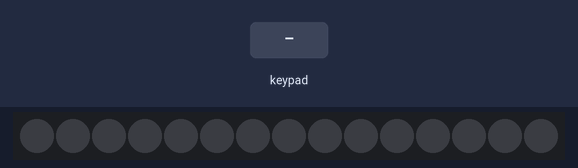
The sketch below on a simulated Arduino Uno, built with avr-gcc and run on an emulated ATmega328P. Shown: 15 RGB LEDs in strip order, left to right. The test bench sets the inputs (shaded band). What the sketch prints to the serial monitor is not drawn.

Above: at 1.2 s.
1.3 s: keypad keys 1 2 3 4 pressed 0.4 s apart
At 4.82 s:
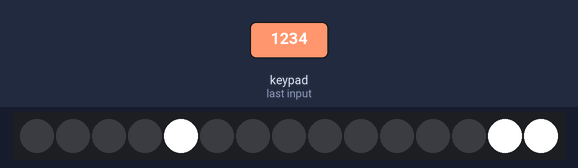
5.9 s: key '0' pressed
At 6.58 s:
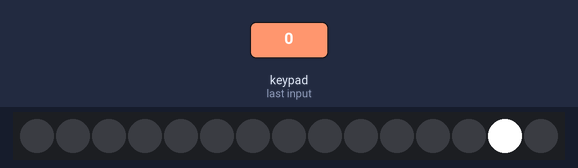
8.2 s: key '5' pressed
At 8.88 s:
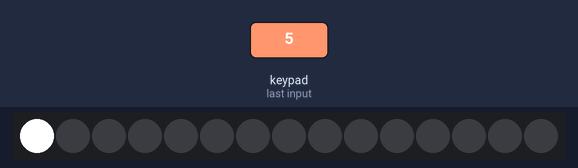
10.5 s: keypad keys 1 2 3 4 A pressed 0.4 s apart
At 14.97 s:
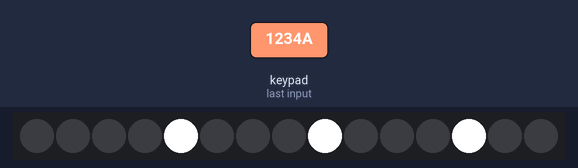
Timing chart, 0 to 16.5 s (numbered marks = the images above; inputs shaded):
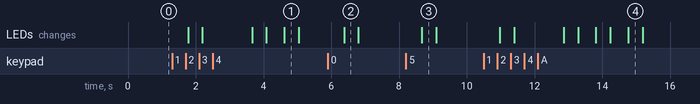

Measured:
- after the input at 1.3 s, the LEDs: first change after 0.47 s (image 1 shows a later state)
- after the input at 5.9 s, the LEDs: change after 0.48 s (image 2)
- after the input at 8.2 s, the LEDs: change after 0.47 s (image 3)
- after the input at 10.5 s, the LEDs: first change after 0.47 s (image 4 shows a later state)
- what the display in image 1 shows lasts 0.4 s, from 4.6 s to 5.0 s

The sketch:

NUI_018_metal_inlay4.ino
```cpp
#include <Adafruit_MPR121.h>
#include <Wire.h>
#include "Adafruit_MPR121.h"

#include <Adafruit_NeoPixel.h>
#ifdef __AVR__
#include <avr/power.h>
#endif

#define PIN 7
#define NUM_LEDS 15
#define BRIGHTNESS 255

#define lightNum 3

byte neopix_gamma[] = {
  0,  0,  0,  0,  0,  0,  0,  0,  0,  0,  0,  0,  0,  0,  0,  0,
  0,  0,  0,  0,  0,  0,  0,  0,  0,  0,  0,  0,  1,  1,  1,  1,
  1,  1,  1,  1,  1,  1,  1,  1,  1,  2,  2,  2,  2,  2,  2,  2,
  2,  3,  3,  3,  3,  3,  3,  3,  4,  4,  4,  4,  4,  5,  5,  5,
  5,  6,  6,  6,  6,  7,  7,  7,  7,  8,  8,  8,  9,  9,  9, 10,
  10, 10, 11, 11, 11, 12, 12, 13, 13, 13, 14, 14, 15, 15, 16, 16,
  17, 17, 18, 18, 19, 19, 20, 20, 21, 21, 22, 22, 23, 24, 24, 25,
  25, 26, 27, 27, 28, 29, 29, 30, 31, 32, 32, 33, 34, 35, 35, 36,
  37, 38, 39, 39, 40, 41, 42, 43, 44, 45, 46, 47, 48, 49, 50, 50,
  51, 52, 54, 55, 56, 57, 58, 59, 60, 61, 62, 63, 64, 66, 67, 68,
  69, 70, 72, 73, 74, 75, 77, 78, 79, 81, 82, 83, 85, 86, 87, 89,
  90, 92, 93, 95, 96, 98, 99, 101, 102, 104, 105, 107, 109, 110, 112, 114,
  115, 117, 119, 120, 122, 124, 126, 127, 129, 131, 133, 135, 137, 138, 140, 142,
  144, 146, 148, 150, 152, 154, 156, 158, 160, 162, 164, 167, 169, 171, 173, 175,
  177, 180, 182, 184, 186, 189, 191, 193, 196, 198, 200, 203, 205, 208, 210, 213,
  215, 218, 220, 223, 225, 228, 231, 233, 236, 239, 241, 244, 247, 249, 252, 255
};

byte dingdong [5][3] = {{0, 3, 13}, {1, 6, 10}, {5, 9, 14}, {4, 8, 12}, {2, 7, 11}};


// You can have up to 4 on one i2c bus but one is enough for testing!
Adafruit_MPR121 cap = Adafruit_MPR121();
Adafruit_NeoPixel pixels = Adafruit_NeoPixel(NUM_LEDS, PIN, NEO_GRBW + NEO_KHZ800);

// Keeps track of the last pins touched
// so we know when buttons are 'released'
uint16_t lasttouched = 0;
uint16_t currtouched = 0;

void setup() {
  Serial.begin(9600);

#if defined (__AVR_ATtiny85__)
  if (F_CPU == 16000000) clock_prescale_set(clock_div_1);
#endif
  // End of trinket special code
  pixels.setBrightness(255);
  pixels.begin();
  pixels.show(); // Initialize all pixels to 'off'
  Serial.begin(9600);
  pinMode(A0, INPUT);

  while (!Serial) { // needed to keep leonardo/micro from starting too fast!
    //delay(10);
  }

  Serial.println("Adafruit MPR121 Capacitive Touch sensor test");

  // Default address is 0x5A, if tied to 3.3V its 0x5B
  // If tied to SDA its 0x5C and if SCL then 0x5D
  if (!cap.begin(0x5A)) {
    Serial.println("MPR121 not found, check wiring?");
    while (1);
  }
  Serial.println("MPR121 found!");
}

void loop() {
  // Get the currently touched pads
  currtouched = cap.touched();

  for (uint8_t i = 0; i < 12; i++) {

    int buttonNumber = i;
    // it if *is* touched and *wasnt* touched before, alert!
    if ((currtouched & _BV(i)) && !(lasttouched & _BV(i)) ) {
      //Serial.print(i); Serial.println(" touched");
      for (int k = 0; k < 256 ; k++) {
        for (uint16_t j = 0; j < lightNum ; j++) {
          pixels.setPixelColor(dingdong[i - 7][j], pixels.Color(0, 0, 0, neopix_gamma[k])); //turn pixel on

        }
        pixels.show();
        if ((currtouched & _BV(7)) && (currtouched & _BV(8)) && (currtouched & _BV(9)) && (currtouched & _BV(10)) && (currtouched & _BV(11))) {
          for (uint16_t j = 0; j < 15 ; j++) {
            pixels.setPixelColor(j, pixels.Color(15 * j, 0, 255 - j * 15, 0)); //turn pixel on
            //pixels.setPixelColor(j, pixels.Color(0, 0, 0, abs(250-j*50))); //turn pixel on
          }
        }
        pixels.show();
      }
    }


    // if it *was* touched and now *isnt*, alert!

    if (!(currtouched & _BV(i)) && (lasttouched & _BV(i)) ) {
      //Serial.print(i); Serial.println(" released");

      int buttonNumber = i;
      for (int k = 255; k >= 0 ; k--) {
        for (uint16_t j = 0; j < lightNum; j++) {
          pixels.setPixelColor(dingdong[i - 7][j], pixels.Color(0, 0, 0, neopix_gamma[k])); //turn pixel on
        }
        pixels.show();

        if ((currtouched & _BV(7)) && (currtouched & _BV(8)) && (currtouched & _BV(9)) && (currtouched & _BV(10)) && (currtouched & _BV(11))) {
          for (uint16_t j = 0; j < 15 ; j++) {
            pixels.setPixelColor(j, pixels.Color(15 * j, 0, 255 - j * 15, 0)); //turn pixel on
          }
        }
        pixels.show();
      }
    }
  }

  // reset our state
  lasttouched = currtouched;
  return;

}
```
